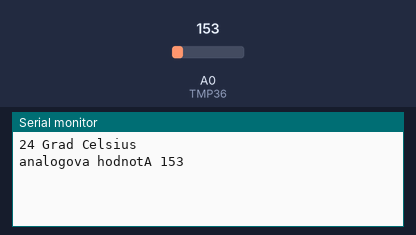
Recording of a sketch running on a simulated Arduino Uno, built with avr-gcc and run on an emulated ATmega328P. Shown: the last lines printed to the serial monitor. The inputs (shaded band) are chosen by the test bench; at power-on: A0 (TMP36) = 153.

Above: at 2.8 s.
2.9 s: A0 (TMP36) set to 165
At 5.2 s:
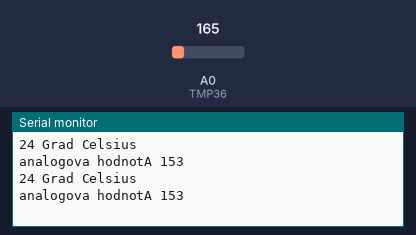
5.6 s: A0 (TMP36) set to 175
At 6.9 s:
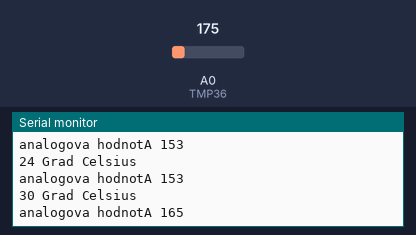
Timing chart, 0 to 8.6 s (numbered marks = the images above; inputs shaded):
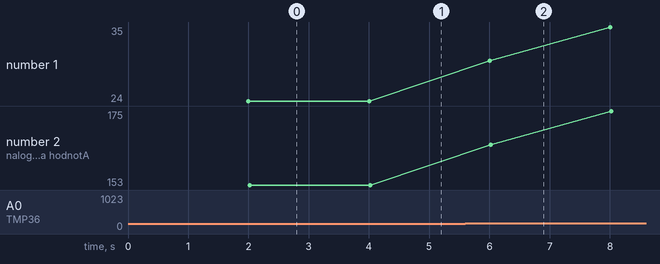

The sketch:

9_funduino_teplomer_tmp36.ino
```cpp
int TMP36 = A0;      // Senzor musí být připojen k analogovému kolíku A0. Od této chvíle budeme volat hodnotu senzoru int  "TMP36"
int sensorwert;
int temperatur = 0;  // Hodnota teploty bude později uložena pod proměnnou „teplota“.
int t=2000;          // Hodnota pro „t“ určuje časové intervaly mezi jednotlivými měřeními v kódu.


void setup() {
Serial.begin(9600);
                  // Sériová komunikace začíná v nastavení, takže teplota je přenášena na sériový monitor.
                  //Deska odešle naměřené hodnoty do počítače přes sériovou komunikaci.
                  //V softwaru Arduino můžete spustit „Serial Monitor“ pod „Tools“ a zobrazit naměřené hodnoty.
}

void loop() {
sensorwert=analogRead(TMP36);                    // Odečtěte hodnotu senzoru.

temperatur= map(sensorwert, 0, 410, -50, 150);  // Převod hodnoty senzoru pomocí příkazu „map“.

delay(t);                        // Po každém měření je krátká pauza s dobou trvání „t“ v milisekundách.

Serial.print(temperatur);       // Nyní je hodnota „teploty“ odeslána do PC přes sériovou komunikaci.
                                //Teplota lze odečíst otevřením sériového monitoru v softwaru Arduino.

Serial.println(" Grad Celsius");
                               // Nyní je hodnota „teploty“ odeslána do PC přes sériovou komunikaci.
                             //Teplota lze odečíst otevřením sériového monitoru v softwaru Arduino.
Serial.print("analogova hodnotA ");
Serial.println(sensorwert);
}
```

Measured:
- plotted number 1: 24 → 35 after the input at 5.6 s
- plotted number 2: 153 → 175 after the input at 5.6 s
